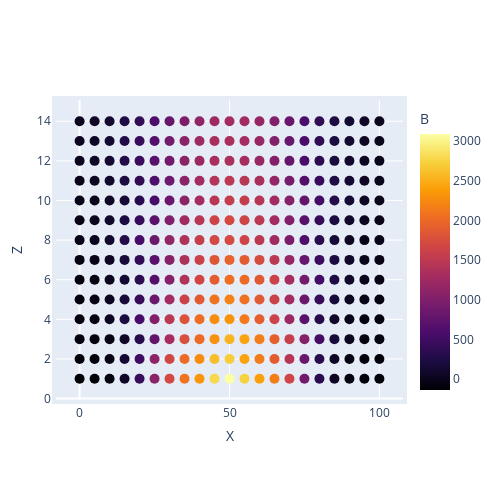

Source (notebook cell):
### Markdown cell above
Interactive side view on the y=50 mm made in plotly

### Code cell
fig = px.scatter(field_flat, x='X', y='Z', color='B', opacity=1, color_continuous_scale='inferno')
fig.update_traces(marker={'size': 10})
fig.update_layout(
    autosize=False,
    width=500,
    height=500,
    margin=dict(
        l=50,
        r=50,
        b=100,
        t=100,
        pad=4,
    )
)

### Figure 1 — Plotly figure (JSON) as saved in the notebook; plotly's stock layout.template omitted (floating-point values rounded to 4 significant figures; data arrays with more than 128 entries replaced by an {"elided": "..."} marker saying what was removed)
{"data": [{"hovertemplate": "X=%{x}<br>Z=%{y}<br>B=%{marker.color}<extra></extra>", "legendgroup": "", "marker": {"color": {"elided": "294 float values"}, "coloraxis": "coloraxis", "opacity": 1, "size": 10, "symbol": "circle"}, "mode": "markers", "name": "", "orientation": "v", "showlegend": false, "type": "scatter", "x": {"elided": "294 int values"}, "xaxis": "x", "y": {"elided": "294 int values"}, "yaxis": "y"}], "layout": {"autosize": false, "coloraxis": {"colorbar": {"title": {"text": "B"}}, "colorscale": [[0, "#000004"], [0.1111, "#1b0c41"], [0.2222, "#4a0c6b"], [0.3333, "#781c6d"], [0.4444, "#a52c60"], [0.5556, "#cf4446"], [0.6667, "#ed6925"], [0.7778, "#fb9b06"], [0.8889, "#f7d13d"], [1, "#fcffa4"]]}, "height": 500, "legend": {"tracegroupgap": 0}, "margin": {"b": 100, "l": 50, "pad": 4, "r": 50, "t": 100}, "width": 500, "xaxis": {"anchor": "y", "domain": [0, 1], "title": {"text": "X"}}, "yaxis": {"anchor": "x", "domain": [0, 1], "title": {"text": "Z"}}}}
